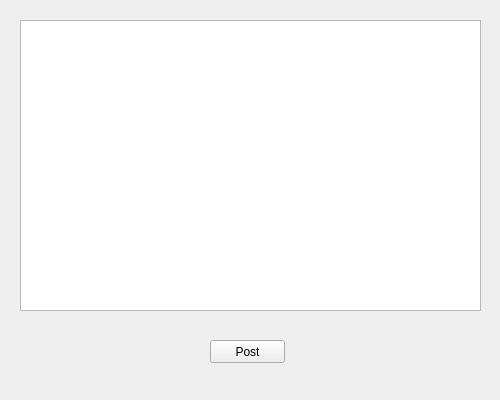
<?xml version="1.0" encoding="UTF-8"?>
<ui version="4.0">
 <class>Respond</class>
 <widget class="QWidget" name="Respond">
  <property name="geometry">
   <rect>
    <x>0</x>
    <y>0</y>
    <width>500</width>
    <height>400</height>
   </rect>
  </property>
  <property name="windowTitle">
   <string>Form</string>
  </property>
  <widget class="QTextEdit" name="textEdit">
   <property name="geometry">
    <rect>
     <x>20</x>
     <y>20</y>
     <width>461</width>
     <height>291</height>
    </rect>
   </property>
  </widget>
  <widget class="QPushButton" name="pushButton">
   <property name="geometry">
    <rect>
     <x>210</x>
     <y>340</y>
     <width>75</width>
     <height>23</height>
    </rect>
   </property>
   <property name="text">
    <string>Post</string>
   </property>
  </widget>
 </widget>
 <resources/>
 <connections/>
</ui>
